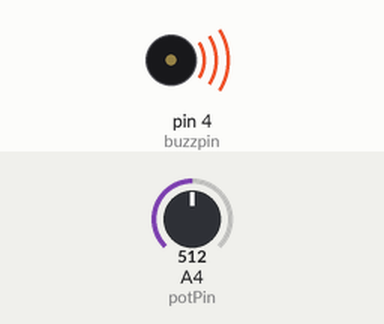
A sketch run on a simulated Arduino Uno, built with avr-gcc and run on an emulated ATmega328P. Parts: buzzer (waves = sounding). The test bench sets the inputs (shaded band); at power-on: A4 (potPin) = 512. What the sketch prints to the serial monitor is not drawn.

Above: at 0.1 s.
Timing chart, 0 to 1.6 s (numbered marks = the images above):
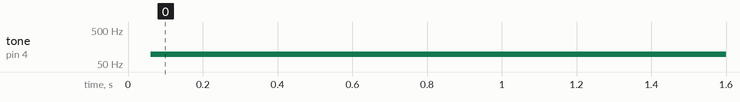

Measured:
- by itself, tone on pin 4 (buzzpin): silent → 96 Hz at 0.06 s

The sketch:

codigoBUZZERPASIVOpotenciometro.ino
```cpp
 int buzzpin = 4;
 float buzzDelay;
 int potPin = A4;
 int potVal;


 void setup() {
  // put your setup code here, to run once:
  pinMode(buzzpin, OUTPUT);
  pinMode(potPin, INPUT);

  Serial.begin(9600);
}

void loop() {
  // put your main code here, to run repeatedl

  potVal = analogRead(potPin);
  buzzDelay = (9940./1023.)*potVal + 60;


  digitalWrite(buzzpin, HIGH);
  delayMicroseconds(buzzDelay);
  digitalWrite(buzzpin, LOW);
  delayMicroseconds(buzzDelay);


  Serial.println(potVal);


}
```
